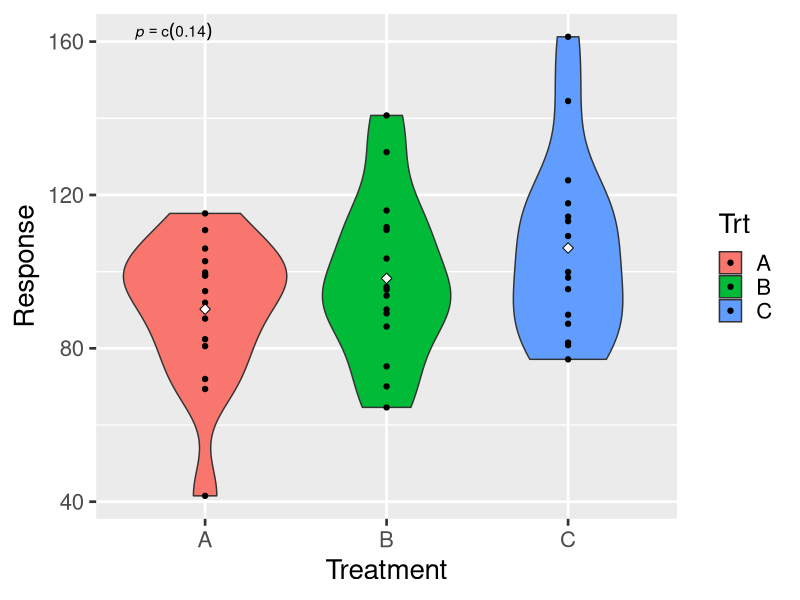
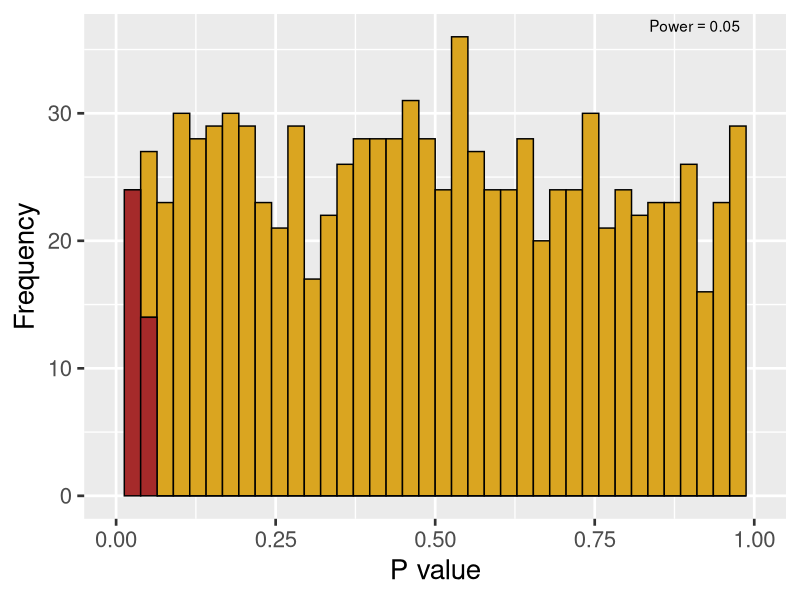

These charts were generated, in order, by the following R code:
## ----setup, include=FALSE------------------------------------------------
knitr::opts_chunk$set(echo = TRUE)

## ------------------------------------------------------------------------
# set.seed <- 57   # for repeatable results
library(ggplot2)

RanN <- 1000     # number of random data sets to create

MeanA <- 100 # mean of treatment group A
sdA <- 20    # standard deviation of treatment group A
RepA <- 15   # number of replicates of treatment group A

MeanB <- 100
sdB <- 20
RepB <- 15

MeanC <- 100
sdC <- 20
RepC <- 15

ParamList <- list(RanN=RanN,
                  MeanA=MeanA,sdA=sdA,RepA=RepA,
                  MeanB=MeanB,sdB=sdB,RepB=RepB,
                  MeanC=MeanC,sdC=sdC,RepC=RepC)


## ------------------------------------------------------------------------
##################################################
# function: DataGen
# create a single data frame
# input: parameter list 
# output: 2-column dataframe, with factor Treatment and response
#------------------------------------------------- 
DataGen <- function(ParamList) {
Trt1 <- rnorm(n=RepA,mean=MeanA,sd=sdA)
Trt2 <- rnorm(n=RepB,mean=MeanB,sd=sdB)
Trt3 <- rnorm(n=RepC,mean=MeanC,sd=sdC)
Trt <- c(rep("A",RepA),rep("B",RepB),rep("C",RepC))
x <- data.frame(Trt,Response=c(Trt1,Trt2,Trt3))
return(x)

}
##################################################


## ------------------------------------------------------------------------
##################################################
# function: getP
# extract p-value from ANOVA
# input: data frame
# output: p-value for ANOVA
#------------------------------------------------- 
getP <- function(dframe) {
pVal <- unlist(summary(aov(dframe$Response~dframe$Trt)))["Pr(>F)1"]
return(pVal)
}
##################################################

## ------------------------------------------------------------------------
##################################################
# function: AnovaPlot
# Creates box plots with data overlays for ANOVA data
# input: 2-column long-form data frame with 1-way layout
# output: ggplot graph
#------------------------------------------------- 
AnovaPlot <- function(z) {
  # pull out p value from model summary
  pVal <- getP(z)
  # create an expression to add to the graph
eqn <- as.character(as.expression(
       substitute(italic(p) == pCon,
                  list(pCon= format(pVal,digits=3)))))
  
  
AnovaFig <- ggplot(data=z, aes(x=Trt,y=Response,fill=Trt))
AnovaFig +  
  geom_violin() +
  geom_point() + 
  theme_gray(base_size = 20) +
  xlab("Treatment") +
  stat_summary(fun.y=mean,geom="point",fill="white",shape=23,size=2.5) +
  annotate("text",label=eqn,parse=TRUE,x=-Inf,y=Inf,hjust=-0.5,vjust=1.5)

}
##################################################


## ------------------------------------------------------------------------
##################################################
# function: SimEngine
# Simulates multiple runs of DataGen and retains p value from each
# input: ParamList, which contains the number of simulations RanN
# output: Vector of p values
#------------------------------------------------- 
SimEngine <- function(z) {

pVec <- replicate(n=z$RanN,expr=getP(DataGen(z)))  

return(pVec)
}
##################################################

## ------------------------------------------------------------------------

##################################################
# function: PowerHistogram
# Plots distribution of p values from simulated data
# input: vector of p values
# output: two-color histogram and calculation of overall power
#------------------------------------------------- 
PowerHistogram <- function(v) {

# create data frame including color split at p <= 0.05
  sigP <- ifelse(v<=0.05,"Sig","NonSig")
  plotData <- data.frame(pVal=v,sig=sigP)
  
  # pull out p value from model summary
  Powerx <- mean(plotData$pVal<=0.05)
    # create an expression to add to the graph
eqn <- as.character(as.expression(
       substitute(Power == Powerx,
                  list(Powerx = format(Powerx,digits=3)))))
  
  PowerPlot <- ggplot(data=plotData,aes(x=pVal,fill=sig))
  PowerPlot + geom_histogram(bins=40,color="black") +
  theme_gray(base_size=20) + 
  xlab("P value") +
  ylab("Frequency") +
  scale_fill_manual(values=c("goldenrod","brown")) +
  xlim(0,1) +
  annotate("text",label=eqn,parse=TRUE,x=Inf,y=Inf,hjust=1.5,vjust=1.5) +
  guides(fill=FALSE)
  
}
##################################################

## ---- warning=FALSE------------------------------------------------------
AnovaPlot(DataGen(ParamList))        # Depict sample data set
PowerHistogram(SimEngine(ParamList)) # Replicate model, conduct power test, plot results

